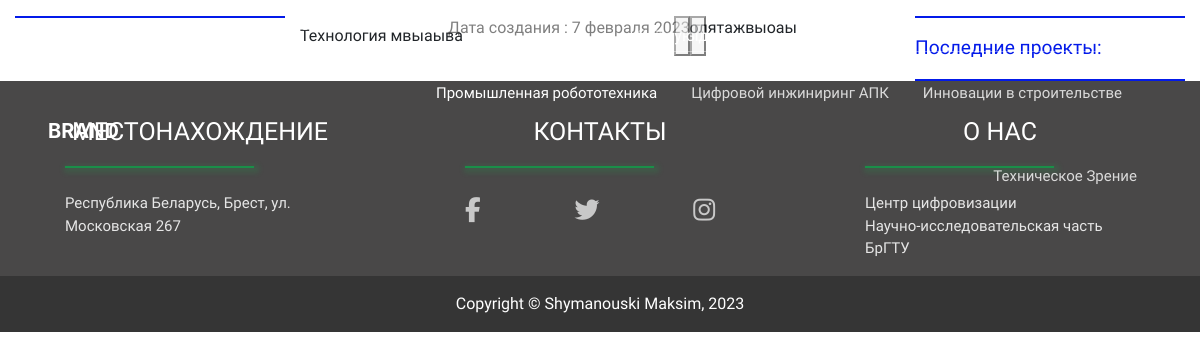
/laboratory/technologies/tehnologiya-govdfsd, run on the app's committed database.
### robotics/models.py (models this page shows, shortened)
class Technologies(models.Model):
    name = models.CharField(max_length=255, verbose_name='Имя технологии')
    slug = models.SlugField(max_length=255, db_index=True, unique=True, verbose_name='URL', default='')
    description = RichTextUploadingField(verbose_name='Описание технологии')
    video_link = models.CharField(max_length=1000, verbose_name='Ссылка на видео', blank=True)
    time_created = models.DateField(verbose_name='Время создания')
    owner = models.ForeignKey(to=Laboratory, on_delete=models.CASCADE, verbose_name='Относится к')
    def get_images(self):
        return TechnologiesImg.objects.filter(owner_id=self.id)
    class Meta:
        verbose_name = 'Технология'
        verbose_name_plural = "Технологии"

### robotics/views.py (the view)
# urls.py: path('technologies/<slug:tech_slug>', TechnologyView.as_view(), name='tech'),
class TechnologyView(DetailMixin, DetailView):
    template_name = 'robotics/tech_detail.html'
    slug_url_kwarg = 'tech_slug'
    model = Technologies
    def get_context_data(self, **kwargs):
        context = super(TechnologyView, self).get_context_data(**kwargs)
        context['title'] = f'Технология - "{self.object.name}"'
        return context

### common/views.py (called while the page is built)
    def get_context_data(self, **kwargs):
        context = super(DetailMixin, self).get_context_data(**kwargs)
        context['selected'] = self.object.owner.name
        context['technologies'] = Technologies.objects.filter(owner__name=self.object.owner.name)
        context['projects'] = Projects.objects.filter(owner__name=self.object.owner.name)
        context['courses'] = Courses.objects.filter(owner__name=self.object.owner.name)
        return context

### robotics/templates/robotics/tech_detail.html (shortened to what this page needs)
{% extends 'robotics/laboratory_base.html' %}
{% load static %}
{% block content %}
    <div class="news-title text-center fs-2 mt-4">
        {{ object.name }}
    </div>
    <div class="row">
        <div class="time-created-updated d-flex justify-content-between mt-3">
            <span class="date text-black-50 ps-0">Дата создания : {{ object.time_created }}</span>
        </div>
    </div>
    <div id="carouselExampleCaptions" class="carousel slide mt-3" data-bs-ride="false">
        <button class="carousel-control-prev" type="button" data-bs-target="#carouselExampleCaptions"
                data-bs-slide="prev">
            <span class="visually-hidden">Предыдущий</span>
        </button>
        <button class="carousel-control-next" type="button" data-bs-target="#carouselExampleCaptions"
                data-bs-slide="next">
            <span class="visually-hidden">Следующий</span>
        </button>
    </div>
    <div class="news-content mt-3 fs-5 ">
        {{ object.description|linebreaks }}
    </div>
{% endblock %}

### data on the page
Technologies: name "Технология мвыаыва", time_created "7 февраля 2023 г.", description "олятажвыоаы"
